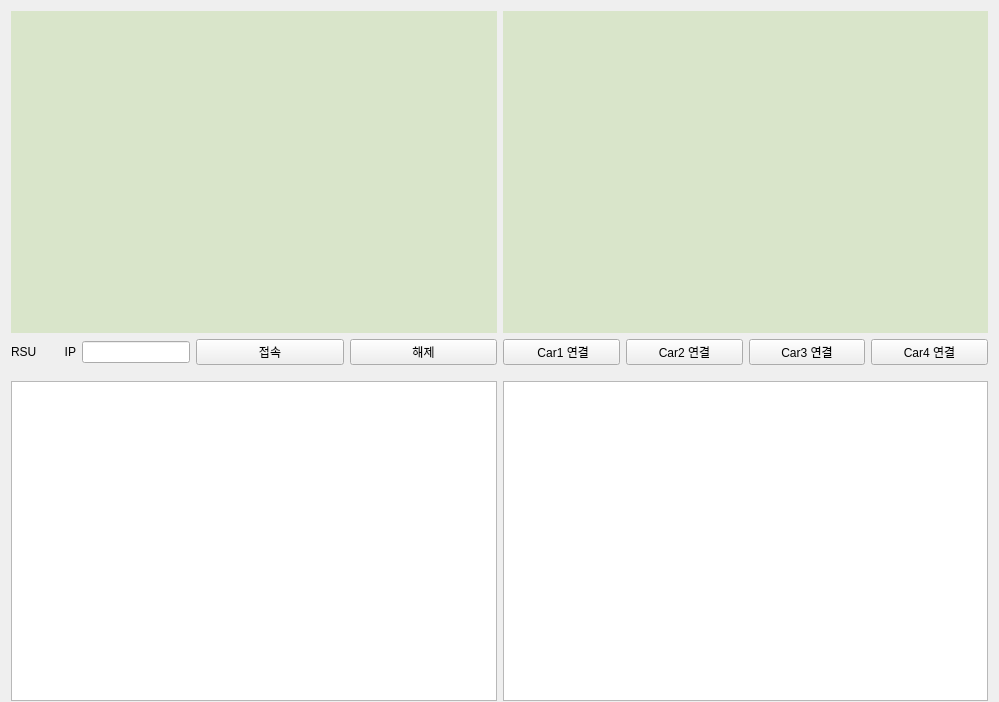
<?xml version="1.0" encoding="UTF-8"?>
<ui version="4.0">
 <class>FocusForm</class>
 <widget class="QWidget" name="FocusForm">
  <property name="geometry">
   <rect>
    <x>0</x>
    <y>0</y>
    <width>999</width>
    <height>702</height>
   </rect>
  </property>
  <property name="sizePolicy">
   <sizepolicy hsizetype="Preferred" vsizetype="Expanding">
    <horstretch>0</horstretch>
    <verstretch>0</verstretch>
   </sizepolicy>
  </property>
  <property name="windowTitle">
   <string>Form</string>
  </property>
  <layout class="QVBoxLayout" name="verticalLayout_3">
   <item>
    <layout class="QHBoxLayout" name="horizontalLayout_5">
     <item>
      <layout class="QVBoxLayout" name="verticalLayout_2">
       <item>
        <widget class="QLabel" name="rsuLabel">
         <property name="maximumSize">
          <size>
           <width>16777215</width>
           <height>16777215</height>
          </size>
         </property>
         <property name="styleSheet">
          <string notr="true">background-color: rgba(125, 187, 50, 50)</string>
         </property>
         <property name="text">
          <string/>
         </property>
        </widget>
       </item>
       <item>
        <layout class="QHBoxLayout" name="horizontalLayout_2">
         <item>
          <widget class="QLabel" name="label">
           <property name="sizePolicy">
            <sizepolicy hsizetype="Fixed" vsizetype="Fixed">
             <horstretch>0</horstretch>
             <verstretch>0</verstretch>
            </sizepolicy>
           </property>
           <property name="text">
            <string>RSU</string>
           </property>
          </widget>
         </item>
         <item>
          <layout class="QHBoxLayout" name="horizontalLayout">
           <item>
            <widget class="QLabel" name="ipLabel_2">
             <property name="text">
              <string>IP</string>
             </property>
             <property name="alignment">
              <set>Qt::AlignRight|Qt::AlignTrailing|Qt::AlignVCenter</set>
             </property>
            </widget>
           </item>
           <item>
            <widget class="QLineEdit" name="rsu_ip_lineedit">
             <property name="sizePolicy">
              <sizepolicy hsizetype="Fixed" vsizetype="Fixed">
               <horstretch>0</horstretch>
               <verstretch>0</verstretch>
              </sizepolicy>
             </property>
             <property name="alignment">
              <set>Qt::AlignRight|Qt::AlignTrailing|Qt::AlignVCenter</set>
             </property>
            </widget>
           </item>
          </layout>
         </item>
         <item>
          <widget class="QPushButton" name="connect_PushButton">
           <property name="text">
            <string>접속</string>
           </property>
          </widget>
         </item>
         <item>
          <widget class="QPushButton" name="disconnect_PushButton">
           <property name="text">
            <string>해제</string>
           </property>
          </widget>
         </item>
        </layout>
       </item>
      </layout>
     </item>
     <item>
      <layout class="QVBoxLayout" name="verticalLayout">
       <item>
        <widget class="QLabel" name="showLabel">
         <property name="maximumSize">
          <size>
           <width>16777215</width>
           <height>16777215</height>
          </size>
         </property>
         <property name="styleSheet">
          <string notr="true">background-color: rgba(125, 187, 50, 50)</string>
         </property>
         <property name="text">
          <string/>
         </property>
        </widget>
       </item>
       <item>
        <layout class="QHBoxLayout" name="horizontalLayout_3">
         <item>
          <widget class="QPushButton" name="car1PushButton">
           <property name="text">
            <string> Car1 연결</string>
           </property>
          </widget>
         </item>
         <item>
          <widget class="QPushButton" name="car2PushButton">
           <property name="text">
            <string>Car2 연결</string>
           </property>
          </widget>
         </item>
         <item>
          <widget class="QPushButton" name="ca3PushButton">
           <property name="text">
            <string>Car3 연결</string>
           </property>
          </widget>
         </item>
         <item>
          <widget class="QPushButton" name="pushButton_4">
           <property name="text">
            <string>Car4 연결</string>
           </property>
          </widget>
         </item>
        </layout>
       </item>
      </layout>
     </item>
    </layout>
   </item>
   <item>
    <layout class="QHBoxLayout" name="horizontalLayout_4">
     <item>
      <widget class="QListWidget" name="listWidget">
       <property name="sizePolicy">
        <sizepolicy hsizetype="Expanding" vsizetype="Expanding">
         <horstretch>0</horstretch>
         <verstretch>0</verstretch>
        </sizepolicy>
       </property>
       <property name="minimumSize">
        <size>
         <width>0</width>
         <height>320</height>
        </size>
       </property>
       <property name="maximumSize">
        <size>
         <width>16777215</width>
         <height>300</height>
        </size>
       </property>
      </widget>
     </item>
     <item>
      <widget class="QTextEdit" name="textEdit">
       <property name="sizePolicy">
        <sizepolicy hsizetype="Expanding" vsizetype="Expanding">
         <horstretch>0</horstretch>
         <verstretch>0</verstretch>
        </sizepolicy>
       </property>
       <property name="minimumSize">
        <size>
         <width>0</width>
         <height>320</height>
        </size>
       </property>
       <property name="maximumSize">
        <size>
         <width>16777215</width>
         <height>300</height>
        </size>
       </property>
       <property name="html">
        <string>&lt;!DOCTYPE HTML PUBLIC &quot;-//W3C//DTD HTML 4.0//EN&quot; &quot;http://www.w3.org/TR/REC-html40/strict.dtd&quot;&gt;
&lt;html&gt;&lt;head&gt;&lt;meta name=&quot;qrichtext&quot; content=&quot;1&quot; /&gt;&lt;meta charset=&quot;utf-8&quot; /&gt;&lt;style type=&quot;text/css&quot;&gt;
p, li { white-space: pre-wrap; }
hr { height: 1px; border-width: 0; }
li.unchecked::marker { content: &quot;\2610&quot;; }
li.checked::marker { content: &quot;\2612&quot;; }
&lt;/style&gt;&lt;/head&gt;&lt;body style=&quot; font-family:'맑은 고딕'; font-size:9pt; font-weight:400; font-style:normal;&quot;&gt;
&lt;p style=&quot;-qt-paragraph-type:empty; margin-top:0px; margin-bottom:0px; margin-left:0px; margin-right:0px; -qt-block-indent:0; text-indent:0px;&quot;&gt;&lt;br /&gt;&lt;/p&gt;&lt;/body&gt;&lt;/html&gt;</string>
       </property>
      </widget>
     </item>
    </layout>
   </item>
  </layout>
 </widget>
 <resources/>
 <connections/>
</ui>
